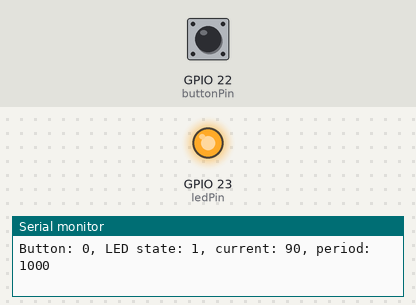
Bench run of a sketch on a simulated ESP32. Shown: output pins drawn as LEDs (lit = HIGH), the last lines printed to the serial monitor. Dashed ring = blinking. The test bench sets the inputs (shaded band); at power-on: GPIO 22 (buttonPin) LOW.

Above: at 0.1 s.
At 1.2 s:
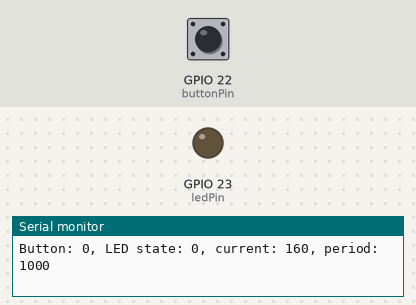
1.3 s: GPIO 22 (buttonPin) pulled HIGH for 0.15 s
At 1.7 s:
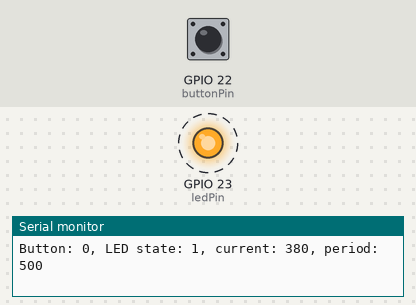
Timing chart, 0 to 10.3 s (numbered marks = the images above; inputs shaded):
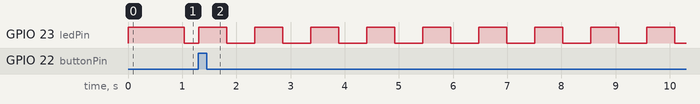

The sketch:

Olimex_ESP32_Blink.ino
```cpp
int ledPin = 23;
int buttonPin = 22;
int step = 10;
int coeff = 2;
int direction = 1; // 1 - divide, 0 - multiply
int period = 1000;
int current = 0;
int ledState = HIGH;
int buttonWait = 200; // time to wait before reading button input again
int buttonWaitSteps = buttonWait / step;
int buttonWaitCurrent = 0;

void setup() {
  Serial.begin(115200); // open a serial port
  pinMode(ledPin, OUTPUT);
  pinMode(buttonPin, INPUT);
}

void loop() {
  int button = digitalRead(buttonPin);
  if (button == HIGH && buttonWaitCurrent > buttonWaitSteps) {
    if(direction == 1) {
      period = period / coeff;
    } else {
      period = period * coeff;
    }
    if(period < 30 || period > 2000) {
      direction = 1 - direction;
    }
    current = 0;
    ledState = HIGH;
    buttonWaitCurrent = 0;
  }
  buttonWaitCurrent += 1;
  Serial.printf("Button: %d, LED state: %d, current: %d, period: %d\n", button, ledState, current, period);
  if(current >= period) {
    ledState = 1 - ledState; // invert LED state
    current = 0;
  }
  digitalWrite(ledPin,ledState);
  current += step;
  delay(step);
}
```

Measured:
- after the input at 1.3 s, GPIO 23 (ledPin): alternates HIGH for 0.52 s and LOW for 0.52 s, starting at once
